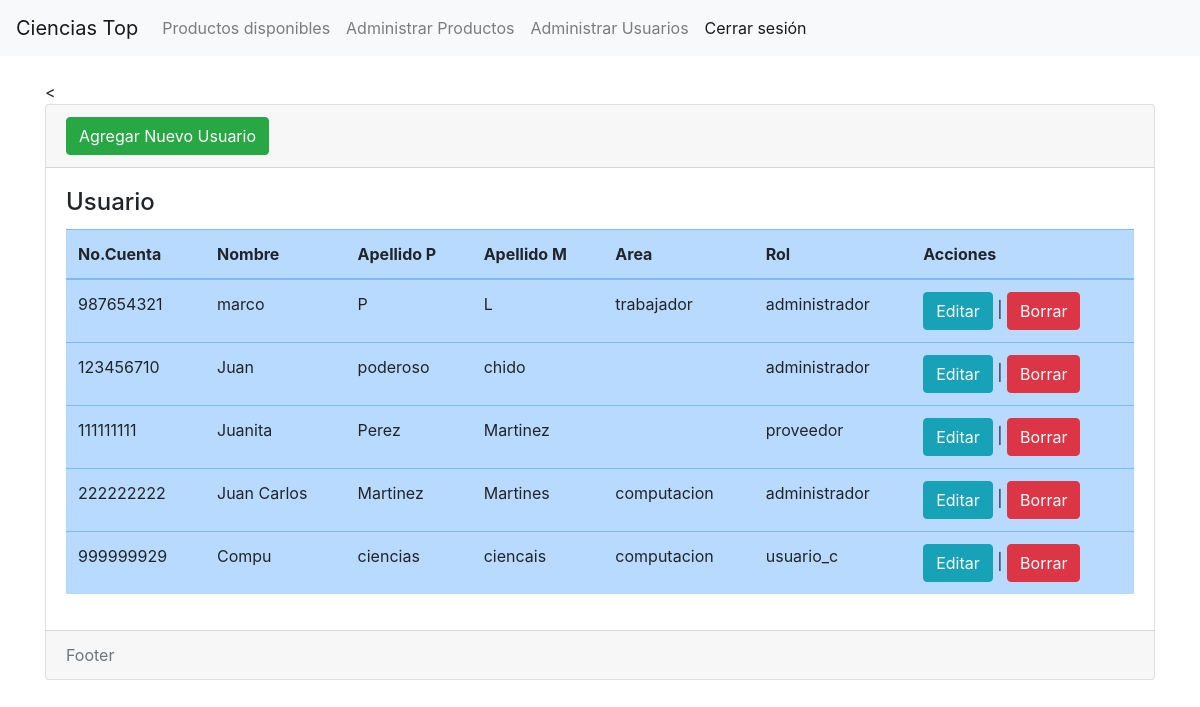
/usuarios/ (signed in), run on an earlier commit of the app's database.
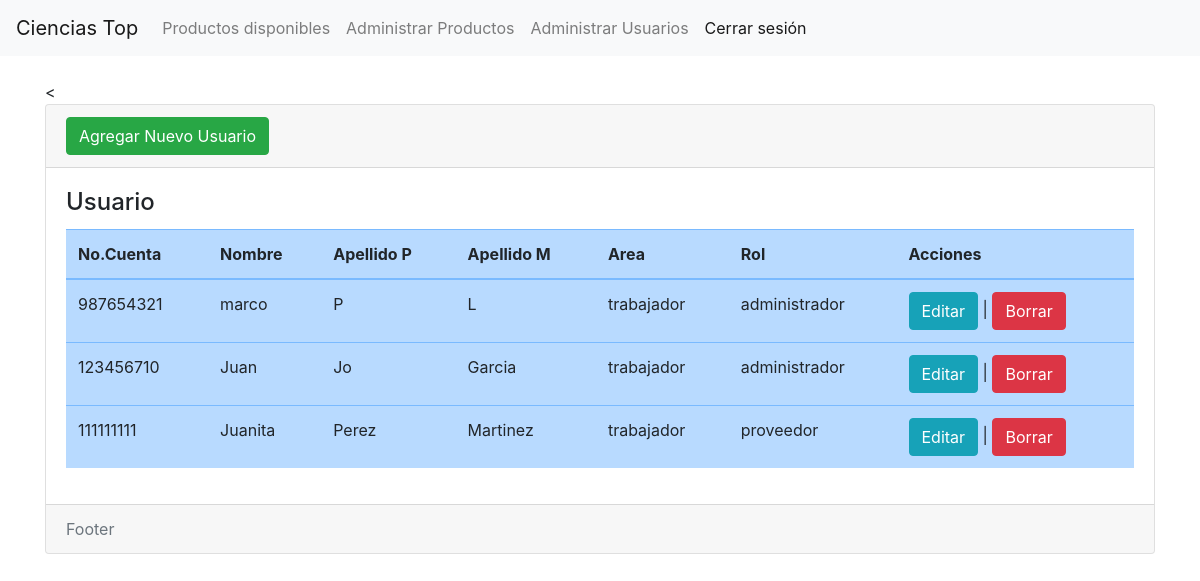
And on a later commit of the database.
### usuario/models.py (models this page shows, shortened)
class Usuario(models.Model):
    user = models.OneToOneField(User, on_delete=models.CASCADE)
    nombre = models.CharField(max_length=40)
    apellidopaterno = models.CharField(max_length=40)
    apellidomaterno = models.CharField(max_length=40)
    puntos = models.IntegerField(default=100)
    celular = PhoneNumberField()
    nocuenta = models.CharField(max_length=9)
    area = models.CharField(max_length=100, default='trabajador')
    email = models.EmailField()
    oculto = models.BooleanField(default=False)
    def get_group_display(self):
        return ', '.join([group.name for group in self.user.groups.all()])  # Devuelve los grupos del usuario

### usuario/views.py (the view)
# urls.py: path('usuarios/', include('usuario.urls')),
@login_required
@user_passes_test(is_admin)
def usuarios(request):
    usuario_actual = request.user
    usuarios = Usuario.objects.filter(oculto=False).exclude(user=usuario_actual)
    return render(request, 'usuarios/index.html', {'usuarios': usuarios})

### usuario/views.py (called while the page is built)
def is_admin(user):
    return user.groups.filter(name='administrador').exists()

### usuario/templates/usuarios/index.html (shortened to what this page needs)
{% extends 'base.html' %}
{% block contenido %}
<<div class="card">
    <div class="card-header">
        <a
            name=""
            id=""
            class="btn btn-success"
            href="{% url 'registrar' %}"
            role="button"
            >Agregar Nuevo Usuario</a
        >
    </div>
    <div class="card-body">
        <h4 class="card-title">Usuario</h4>
        <div
            class="table-responsive"
        >
            <table
                class="table table-primary"
            >
                <thead>
                    <tr>
                        <th scope="col">No.Cuenta</th>
                        <th scope="col">Nombre</th>
                        <th scope="col">Apellido P</th>
                        <th scope="col">Apellido M</th>
                        <th scope="col">Area </th>
                        <th scope="col">Rol </th>
                        <th scope="col">Acciones</th>
                    </tr>
                </thead>
                <tbody>
                    {% for usuario in usuarios %}
                        <tr class="">
                            <td scope="row"> {{usuario.nocuenta}} </td>
                            <td>{{usuario.nombre}}</td>
                            <td>{{usuario.apellidopaterno}}</td>
                            <td>{{usuario.apellidomaterno}}</td>
                            <td>{{usuario.area}}</td>
                            <td>{{usuario.get_group_display}}</td>
                            <td> <a
                                name=""
                                id=""
                                class="btn btn-info"
                                href="{% url 'editar_u' usuario.nocuenta %}"
                                role="button"
                                >Editar</a>
                             |
                             <a
                                name=""
                                id=""
                                class="btn btn-danger"
                                href="{% url 'eliminar_u' usuario.nocuenta %}"
                                role="button"
                                onclick="return confirmarEliminacion()"
                                >Borrar</a>
                             </td>
                        </tr>
                    {% endfor %}
                </tbody>
            </table>
        </div>
    </div>
    <div class="card-footer text-muted">Footer</div>
</div>
{% endblock %}

What changed in the data, as far as the page shows it:
no longer on this page (row edited): Usuario: nocuenta "222222222", nombre "Juan Carlos", apellidopaterno "Martinez", apellidomaterno "Martines", area "computacion", group "administrador"
no longer on this page (row edited): Usuario: nocuenta "999999929", nombre "Compu", apellidopaterno "ciencias", apellidomaterno "ciencais", area "computacion", group "usuario_c"
changed Usuario "Juan": apellidopaterno "poderoso" → "Jo"; apellidomaterno "chido" → "Garcia"; area (not shown) → "trabajador"
changed Usuario "Juanita": area (not shown) → "trabajador"
